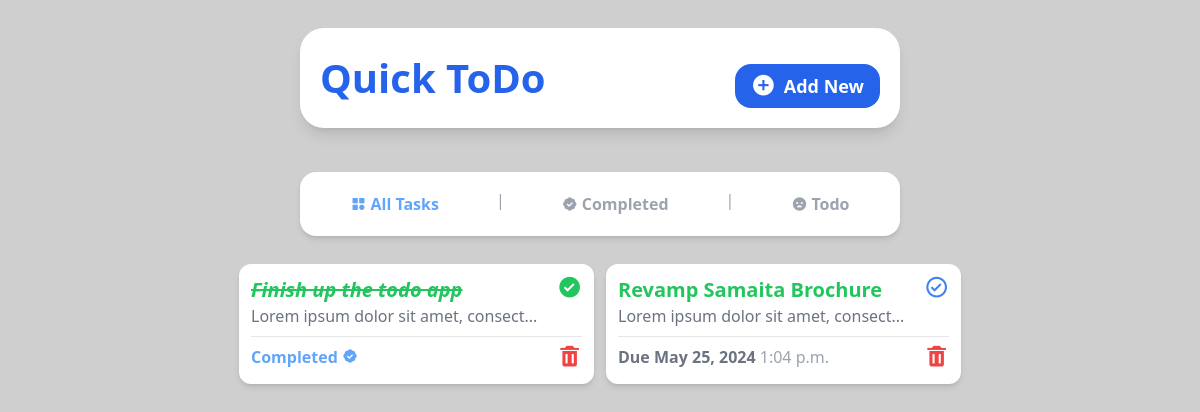
The page / on the database its author committed.
### tasks/models.py (models this page shows, shortened)
class Task(models.Model):
    title = models.CharField(max_length=50)
    description = models.TextField(null=True,blank=True)
    due_date = models.DateField()
    due_time = models.TimeField()
    completed = models.BooleanField(default=False)

### tasks/views.py (the view)
# urls.py: 2. Add a URL to urlpatterns:  path('', views.home, name='home')
def home(request):
    tasks = Task.objects.all()
    return render(request,'index.html',{'tasks':tasks})

### tasks/templates/index.html
{% include 'base.html'%}
{% include 'home_navbar.html'%}
{% block content %}
<section
class="flex flex-1 flex-wrap justify-center gap-3 bg-[#fff0] w-10/12 md:w-11/12 h-full mb-3 rounded-2xl p-3 overflow-y-auto scrollbar-hide"
>
{% for task in tasks %}
{% if task.completed %}
<div
class="w-[355px] flex flex-col shadow-md bg-white h-[120px] rounded-xl p-3"
>
<div class="flex flex-row justify-between">
  <div>
    <a href="{%url 'task_detail' task.id %}">
      <h1
        class="text-green-500 font-semibold text-xl italic line-through"
      >
       {{task.title}}
      </h1>
    </a>
    <p class="text-gray-500 text-md">
      {{task.description | slice:':35'}}...
    </p>
  </div>
  <a href="{% url 'toggle_complete' task.id %}">
    <i class="bx bxs-check-circle bx-sm text-green-500"></i>
  </a>
</div>
<hr class="border-t border-gray-200 my-2" />
<div class="flex flex-row justify-between">
  <h2 class="text-blue-400 font-bold">
    Completed <i class="bx bxs-badge-check"></i>
  </h2>
  <a href="{%url 'delete_task' task.id %}">
    <i class="bx bxs-trash bx-sm text-red-500"></i>
  </a>
</div>
</div>
{% else %}
<div
class="w-[355px] flex flex-col shadow-md bg-white h-[120px] rounded-xl p-3"
>
<div class="flex flex-row justify-between">
  <div>
    <a href="{% url 'task_detail' task.id %}">
      <h1 class="text-green-500 font-semibold text-xl">
       {{task.title}}
      </h1>
    </a>
    <p class="text-gray-500 text-md">
      {{task.description | slice:":35"}}...
    </p>
  </div>
  <a href="{% url 'toggle_complete' task.id %}">
    <i class="bx bx-check-circle bx-sm text-blue-500"></i>
  </a>
</div>
<hr class="border-t border-gray-200 my-2" />
<div class="flex flex-row justify-between">
  <h2 class="text-gray-500 font-bold">
    Due {{task.due_date}} <span class="font-medium text-gray-400">{{task.due_time}}</span>
  </h2>
  <a href="{% url 'delete_task' task.id %}">
    <i class="bx bxs-trash bx-sm text-red-500"></i>
  </a>
</div>
</div>
{% endif %}
{% endfor %}
</section>
{% endblock content%}

### django_todo_app/templates/base.html (shortened to what this page needs)
{% load static %}
<!DOCTYPE html>
<html lang="en">
  <head>
    <link
      href="https://unpkg.com/boxicons@2.1.4/css/boxicons.min.css"
      rel="stylesheet"
    />
    <link rel="stylesheet" href="{% static 'style.css' %}" />
  </head>
  <body
    class="bg-[#cfcfcf] flex flex-col items-center justify-center gap-4 h-screen"
  >
    <header
      class="bg-white shadow-lg w-10/12 h-auto rounded-3xl flex flex-col sm:flex-row justify-between items-center p-5 m-7 md:w-3/6"
    >
      <a href="{%url 'home' %}">
        <h1 class="text-blue-600 font-bold text-[40px]">Quick ToDo</h1>
      </a>
      <a
        class="bg-blue-600 py-2 px-4 text-white font-semibold rounded-2xl text-lg mt-4 flex items-center gap-2"
        href="{%url 'add_task'%}"
        ><i class="bx bxs-plus-circle bx-sm"></i> Add New</a
      >
    </header>
  </body>
</html>

### django_todo_app/templates/home_navbar.html
 <nav
      class="bg-white transition-all-[1s] shadow-md w-10/12 rounded-2xl h-auto p-4 flex flex-row justify-around md:w-3/6"
    >
      <a
        href="./index.html"
        class="text-blue-400 transition duration-300 ease-out hover:ease-in hover:text-blue-500 font-semibold py-1 px-3 flex items-center gap-1"
        ><i class="bx bxs-category"></i>All Tasks</a
      >
      <span class="text-gray-400">|</span>
      <a
        href="{% url 'completed'%}"
        class="font-semibold text-gray-400 py-1 px-3 flex items-center gap-1"
        ><i class="bx bxs-badge-check"></i>Completed</a
      >
      <span class="text-gray-400">|</span>
      <a
        href="{% url 'remaining' %}"
        class="font-semibold text-gray-400 py-1 px-3 flex items-center gap-1"
        ><i class="bx bxs-sad"></i>Todo</a
      >
    </nav>

### rows shown on the page
Task: title "Finish up the todo app", description "Lorem ipsum dolor sit amet, consect"
Task: title "Revamp Samaita Brochure", description "Lorem ipsum dolor sit amet, consect", due_date "May 25, 2024", due_time "1:04 p.m."
